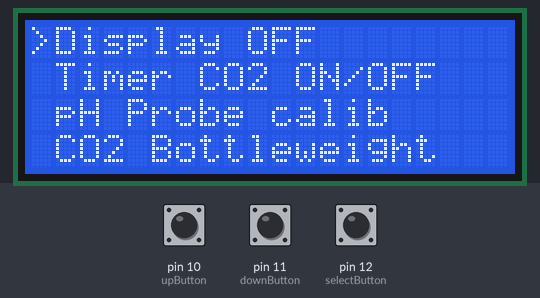
A sketch run on a simulated Arduino Uno, built with avr-gcc and run on an emulated ATmega328P. Parts: 20×4 character LCD. The inputs (shaded band) are chosen by the test bench; at power-on: pin 11 (downButton) HIGH, pin 12 (selectButton) HIGH, pin 10 (upButton) HIGH.

Above: at 1.3 s.
1.4 s: pin 11 (downButton) pulled LOW for 0.15 s
3.0 s: pin 12 (selectButton) pulled LOW for 0.15 s
At 3.9 s:
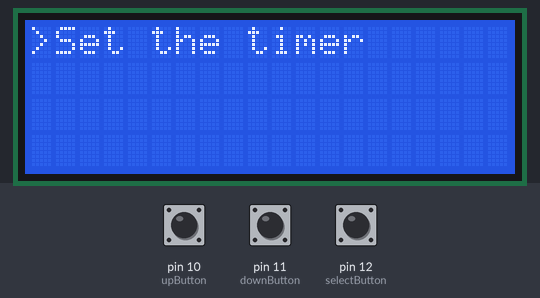
6.0 s: pin 11 (downButton) pulled LOW for 1 s
At 6.7 s:
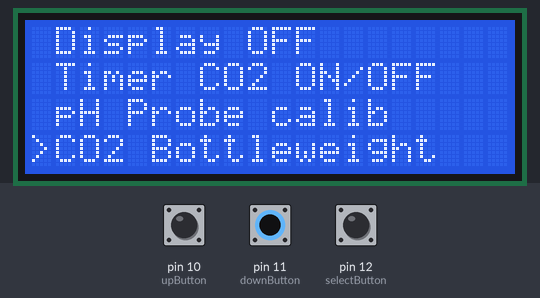
8.5 s: pin 12 (selectButton) pulled LOW for 1 s
At 9.1 s:
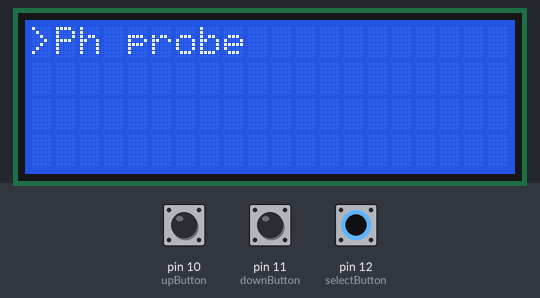
11.5 s: pin 10 (upButton) pulled LOW for 0.15 s
At 12.1 s:
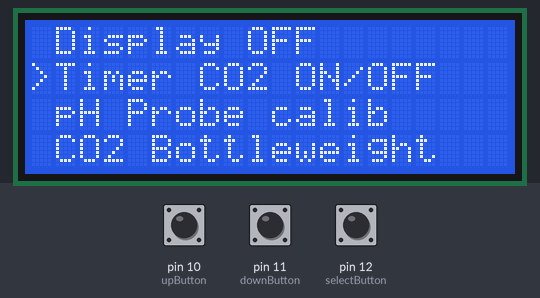
13.1 s: pin 10 (upButton) pulled LOW for 1 s
Timing chart, 0 to 16.1 s (numbered marks = the images above; inputs shaded):
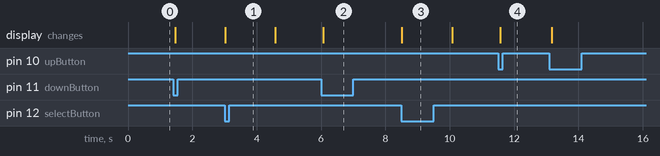

Measured:
- after the input at 3.0 s, the display: changes at once (image 1)
- after the input at 6.0 s, the display: changes after 0.06 s (image 2)
- after the input at 8.5 s, the display: changes at once (image 3)
- after the input at 11.5 s, the display: changes after 0.06 s (image 4)

The sketch:

Tank_Menu_Dispaly.ino
```cpp
#include <Wire.h>
#include <LiquidCrystal_I2C.h>

LiquidCrystal_I2C lcd(0x27, 20, 4);

int upButton = 10;
int downButton = 11;
int selectButton = 12;
int shutDownButton = 9;
int menu = 1;
int Timer = 0;
int Timer_1 = 0;
int Timer2 = 0;
int Timer3 = 0;


void setup() {
  lcd.init();
  lcd.backlight();
  pinMode(upButton, INPUT_PULLUP);
  pinMode(downButton, INPUT_PULLUP);
  pinMode(selectButton, INPUT_PULLUP);
  updateMenu();
}

void loop() {
  if (!digitalRead(downButton)){
    menu++;
    updateMenu();
    delay(100);
    while (!digitalRead(downButton));
  }
  if (!digitalRead(upButton)){
    menu--;
    updateMenu();
    delay(100);
    while(!digitalRead(upButton));
  }
  if (!digitalRead(selectButton)){
    executeAction();
    updateMenu();
    delay(100);
    while (!digitalRead(selectButton));
  }
}

void updateMenu() {
  switch (menu) {
    case 0:
      menu = 1;
      break;
    case 1:
      lcd.clear();
      lcd.setCursor(0, 0);
      lcd.print(">Display OFF ");
      lcd.setCursor(0, 1);
      lcd.print(" Timer CO2 ON/OFF");
      lcd.setCursor(0, 2);
      lcd.print(" pH Probe calib");
      lcd.setCursor(0, 3);
      lcd.print(" CO2 Bottleweight");
      break;
    case 2:
      lcd.clear();
      lcd.setCursor(0, 0);
      lcd.print(" Display OFF ");
      lcd.setCursor(0, 1);
      lcd.print(">Timer CO2 ON/OFF");
      lcd.setCursor(0, 2);
      lcd.print(" pH Probe calib");
      lcd.setCursor(0, 3);
      lcd.print(" CO2 Bottleweight");
      break;
    case 3:
      lcd.clear();
      lcd.setCursor(0, 0);
      lcd.print(" Display OFF ");
      lcd.setCursor(0, 1);
      lcd.print(" Timer CO2 ON/OFF");
      lcd.setCursor(0, 2);
      lcd.print(" pH Probe calib");
      lcd.setCursor(0, 3);
      lcd.print(">CO2 Bottleweight");
      break;
  }
}

void executeAction() {
  switch (menu) {
    case 1:
      action1();
      break;
    case 2:
      action2();
      break;
    case 3:
      action3();
      break;
    case 4:
      action3();
      break;
  }
}

void action1() {
  lcd.clear();
  lcd.print(">Switch display OFF");
  Timer++;
  if(Timer ==2){
  //some action
  Timer=0;
  }
  else{
    //some action
  }
  delay(1500);
}

void action2() {
  lcd.clear();
  lcd.print(">Set the timer");
    Timer_1++;
  if(Timer_1 ==2){
  Timer_1=0;
  }
  else{
  }
  delay(1500);
}

void action3() {
  lcd.clear();
  lcd.print(">Ph probe");
    Timer2++;
  if(Timer2 ==2){
  Timer2=0;
  }
  else{
    }
  delay(1500);
}

void action4() {
  lcd.clear();
  lcd.print(">Weight calib");
    Timer2++;
  if(Timer2 ==2){
  Timer2=0;
  }
  else{
    }
  delay(1500);
}
```
